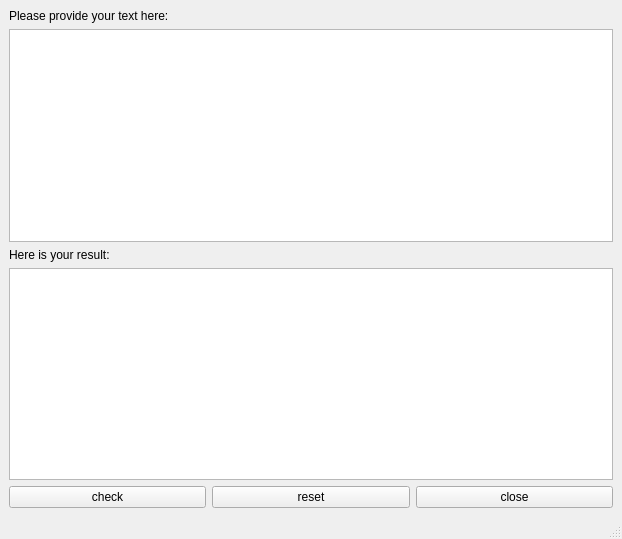
<?xml version="1.0" encoding="UTF-8"?>
<ui version="4.0">
 <class>MainWindow</class>
 <widget class="QMainWindow" name="MainWindow">
  <property name="geometry">
   <rect>
    <x>0</x>
    <y>0</y>
    <width>622</width>
    <height>539</height>
   </rect>
  </property>
  <property name="windowTitle">
   <string>My Language Tool</string>
  </property>
  <widget class="QWidget" name="centralwidget">
   <layout class="QHBoxLayout" name="horizontalLayout">
    <item>
     <layout class="QVBoxLayout" name="verticalLayout">
      <item>
       <widget class="QLabel" name="label">
        <property name="text">
         <string>Please provide your text here:</string>
        </property>
       </widget>
      </item>
      <item>
       <widget class="QTextEdit" name="text_input"/>
      </item>
      <item>
       <widget class="QLabel" name="label_2">
        <property name="text">
         <string>Here is your result:</string>
        </property>
       </widget>
      </item>
      <item>
       <widget class="QTextBrowser" name="text_output"/>
      </item>
      <item>
       <layout class="QHBoxLayout" name="horizontalLayout_3">
        <item>
         <widget class="QPushButton" name="check">
          <property name="text">
           <string>check</string>
          </property>
         </widget>
        </item>
        <item>
         <widget class="QPushButton" name="reset">
          <property name="text">
           <string>reset</string>
          </property>
         </widget>
        </item>
        <item>
         <widget class="QPushButton" name="close">
          <property name="text">
           <string>close</string>
          </property>
         </widget>
        </item>
       </layout>
      </item>
     </layout>
    </item>
   </layout>
  </widget>
  <widget class="QMenuBar" name="menubar">
   <property name="geometry">
    <rect>
     <x>0</x>
     <y>0</y>
     <width>622</width>
     <height>21</height>
    </rect>
   </property>
  </widget>
  <widget class="QStatusBar" name="statusbar"/>
 </widget>
 <resources/>
 <connections/>
</ui>
